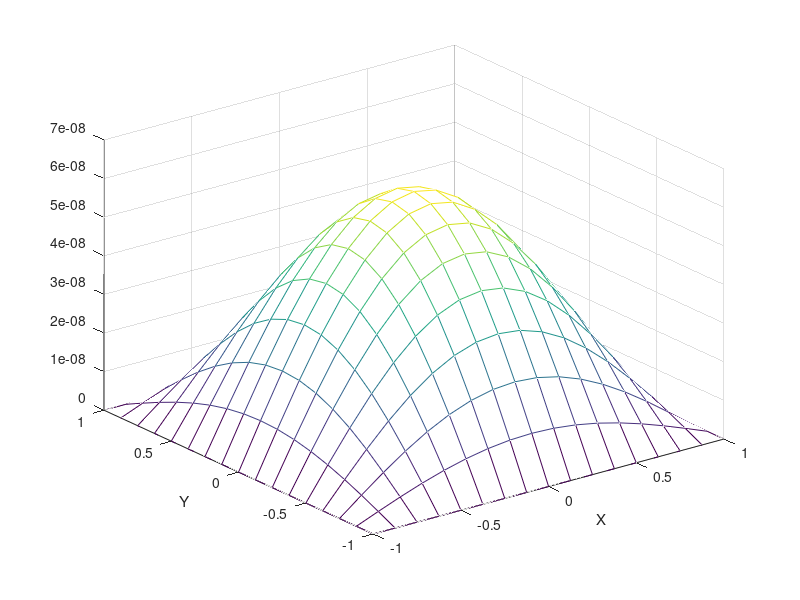

Source code (MATLAB):
function test
%% Simulate and solve Poisson Equation on a 2D grid using Relaxation
% The equation to solve is: Laplacian(u) = f.
% Laplacian is discretized on a grid, and Jacobi iteration is used for solution.

clc
sz = 2.^[4 4]+1; % We use NDGRID convention (X is 1st, Y is 2nd)
[X, Y] = create_grid( linspace(-1, 1, sz(1)), linspace(-1, 1, sz(2)) );
[U, L] = create_sol(); % The ideal solution and its Laplacian.

% We actually solve the linear system: Av = f
[A, I] = create_laplacian(X, Y, sz);
V0 = U(X, Y); % The ideal solution (for boundary condition)
V = V0; % Initial guess.
V(I) = 0; % "Fill" the interior with initial guess
F = L(X, Y); % right hand side of the equation
V = jacobi(A, V, F, 1000);
mesh(X, Y, V0 - V); xlabel('X'); ylabel('Y'); 
save poisson_test

function [v] = jacobi(A, v, f, T)
%% Jacobi iteration:
% Av = (D+T)v = f
% Dv = f-Tv = (f - Av) + Dv
% v' = v + D^{-1} (f - Av)
d = diag(A);
I = find(d);
f = f(I); % Restrict RHS.
A = A(I, :); % Restric operator.
d = 1 ./ d(I); % Restrict the inverse.
for t = 1:T
    Av = A*v(:); % Apply A on v.
    r = f - Av; % Compute residual.
    dv = r .* d; % Compute an update.
    v(I) = v(I) + dv; % Update v's interior.
end

function [U, L] = create_sol()
%% Create solutions for the specific diff. eq. instance.
% - F is the function itself (for boundary conditions).
% - L is the Laplacian of F.
% It may be useful for solver's verification.
U = @(X, Y) 0*X+10;
L = @(X, Y) 0*X;

function [X, Y] = create_grid(x, y)
%% Create a grid specified by {X(k), Y(k)}.
% X, Y, I are 2D arrays, created by NDGRID, 
% so X is the 1st coordinate and Y is the 2nd!
[X, Y] = ndgrid(x, y);

function [A, I] = create_laplacian(X, Y, sz)
%% Laplacian discretization using sparse matrix
N = prod(sz);
A = sparse(N, N);
K = true(sz);
if sz(1) > 1, K(1, :) = false; K(end, :) = false; end
if sz(2) > 1, K(:, 1) = false; K(:, end) = false; end
K = find(K); % Fill only interior points
stencil = [-1  0 0 0 1; ...
            0 -1 0 1 0];
stencil_size = size(stencil, 2);
for k = K(:).'
    [i, j] = ind2sub(sz, k);
    i = i + stencil(1, :).';
    j = j + stencil(2, :).';
    m = sub2ind(sz, i, j);
    x = X(m);
    y = Y(m);    
    P = [ones(stencil_size, 1), x, y, x.*y, x.^2, y.^2] \ eye(stencil_size);
    P = sum(P(end-1:end, :));
    A(k, m) = P;
end
I = any(A, 2); % Find out interior points
